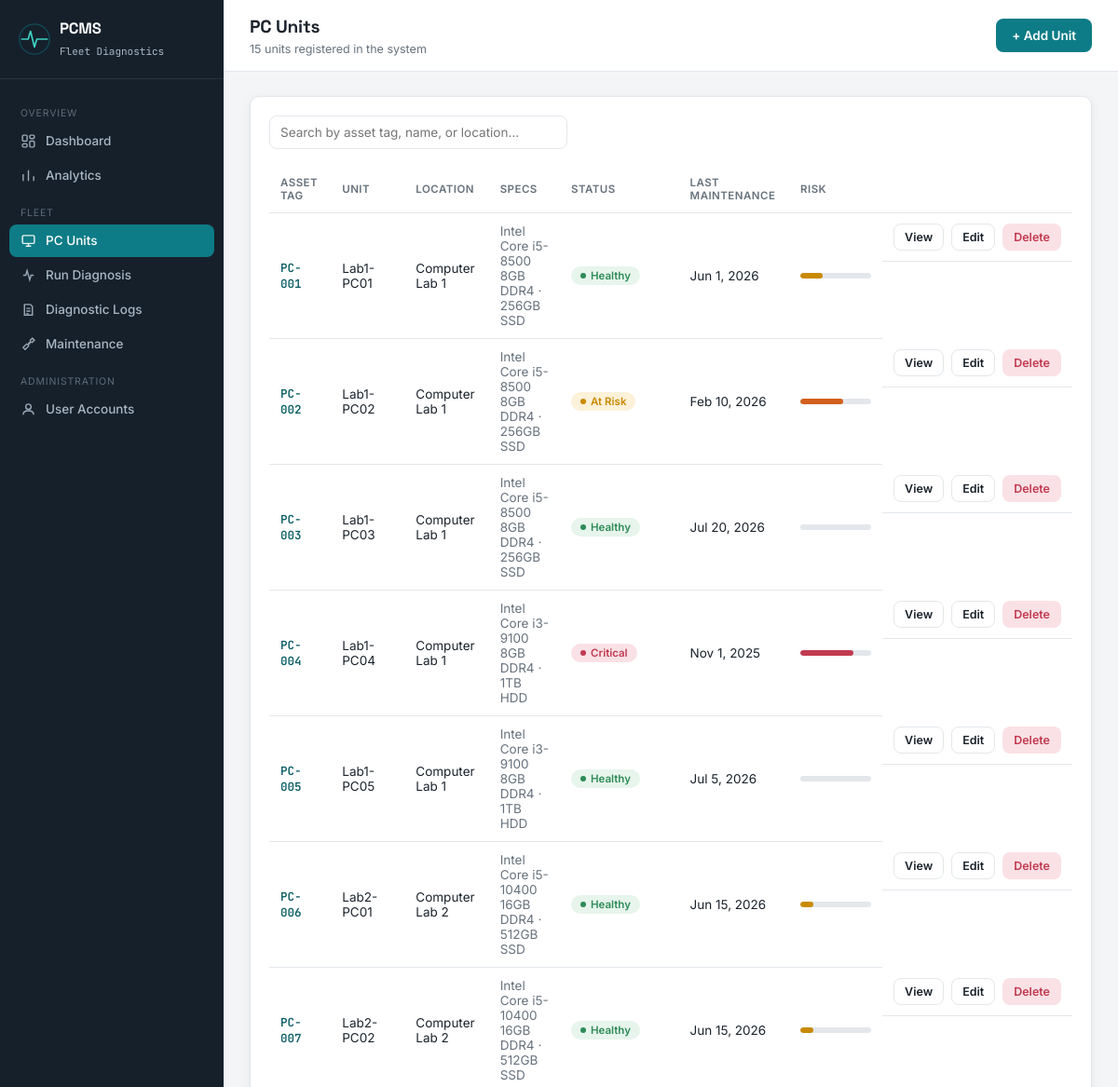
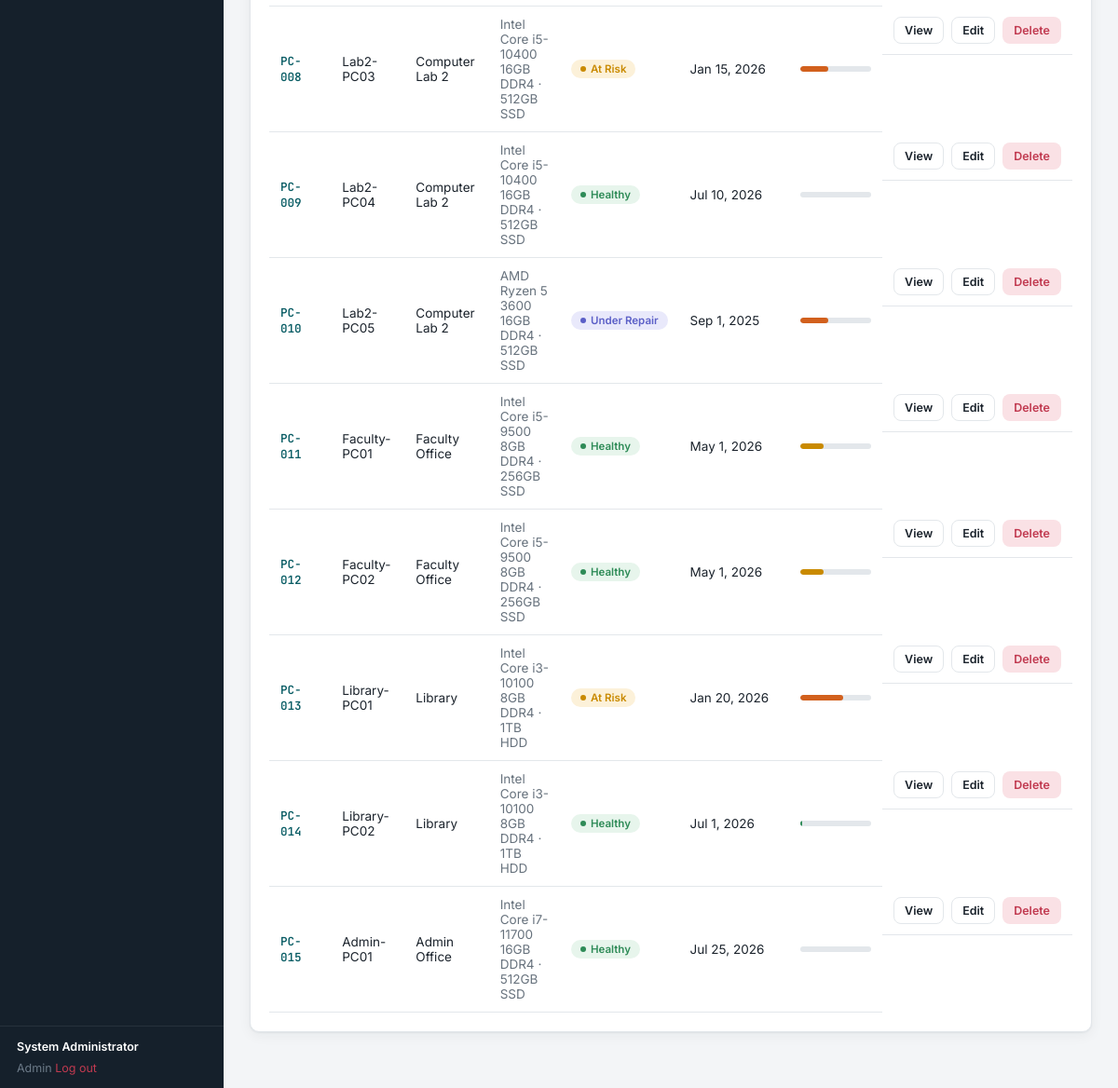
The page /units.php (signed in) on the database its author committed (2 pictures, top to bottom).
### tables this page shows
CREATE TABLE units (
    id INT AUTO_INCREMENT PRIMARY KEY,
    asset_tag VARCHAR(30) NOT NULL UNIQUE,
    unit_name VARCHAR(100) NOT NULL,
    location_id INT NULL,
    cpu VARCHAR(100),
    ram VARCHAR(50),
    storage VARCHAR(100),
    os VARCHAR(50),
    purchase_date DATE NULL,
    status ENUM('healthy','at_risk','critical','under_repair','retired') NOT NULL DEFAULT 'healthy',
    maintenance_interval_days INT NOT NULL DEFAULT 90,
    last_maintenance_date DATE NULL,
    created_at TIMESTAMP DEFAULT CURRENT_TIMESTAMP,
    FOREIGN KEY (location_id) REFERENCES locations(id) ON DELETE SET NULL
);

CREATE TABLE locations (
    id INT AUTO_INCREMENT PRIMARY KEY,
    name VARCHAR(100) NOT NULL
);

### includes/functions.php (called while the page is built, shortened)
<?php
function computeUnitRisk(array $unit, array $openLogs) {
    $score = 0;
    if (!empty($unit['last_maintenance_date'])) {
        $lastDate = new DateTime($unit['last_maintenance_date']);
        $today = new DateTime();
        $daysSince = (int)$today->diff($lastDate)->days;
        $interval = (int)($unit['maintenance_interval_days'] ?: 90);
        $daysOverdue = $daysSince - $interval;
        if ($daysOverdue > 0) {
            $score += min(40, $daysOverdue);
        }
    } else {
        $daysOverdue = 999;
        $score += 40;
    }
    $severityPoints = ['low' => 5, 'medium' => 10, 'high' => 20, 'critical' => 35];
    foreach ($openLogs as $log) {
        $score += $severityPoints[$log['predicted_severity']] ?? 5;
    }
    $score = min(100, $score);
    if ($score >= 70) $level = 'critical';
    elseif ($score >= 40) $level = 'high';
    elseif ($score >= 15) $level = 'medium';
    else $level = 'low';
    return ['score' => $score, 'level' => $level, 'days_overdue' => $daysOverdue ?? 0];
}
function statusBadgeClass($status) {
    return match ($status) {
        'healthy' => 'badge-healthy',
        'at_risk' => 'badge-at-risk',
        'critical' => 'badge-critical',
        'under_repair' => 'badge-repair',
        'retired' => 'badge-retired',
        default => 'badge-healthy',
    };
}
function formatDate($date) {
    return date('M j, Y', strtotime($date));
}
function e($str) {
    return htmlspecialchars($str ?? '', ENT_QUOTES, 'UTF-8');
}

### includes/auth.php (called while the page is built, shortened)
<?php
function currentUser() {
    return [
        'id' => $_SESSION['user_id'] ?? null,
        'username' => $_SESSION['username'] ?? null,
        'full_name' => $_SESSION['full_name'] ?? null,
        'role' => $_SESSION['role'] ?? null,
    ];
}

### units.php (the view, shortened to what this page needs)
<?php
require_once __DIR__ . '/includes/header.php';
$pdo = getDB();
$units = $pdo->query("SELECT u.*, l.name AS location_name FROM units u
                       LEFT JOIN locations l ON l.id = u.location_id
                       ORDER BY u.asset_tag ASC")->fetchAll();
$logsByUnit = [];
foreach ($pdo->query("SELECT * FROM diagnostic_logs WHERE status != 'resolved'") as $l) {
    $logsByUnit[$l['unit_id']][] = $l;
}
?>
<div class="topbar">
    <div>
        <h2>PC Units</h2>
        <div class="subtitle"><?= count($units) ?> units registered in the system</div>
    </div>
    <a href="unit_form.php" class="btn btn-primary">+ Add Unit</a>
</div>
<div class="content">
    <div class="card">
        <div class="page-actions">
            <input type="text" placeholder="Search by asset tag, name, or location…" data-table-filter="#unitsTable" style="max-width:320px;">
        </div>
        <table id="unitsTable">
            <thead>
                <tr><th>Asset Tag</th><th>Unit</th><th>Location</th><th>Specs</th><th>Status</th><th>Last Maintenance</th><th>Risk</th><th></th></tr>
            </thead>
            <tbody>
            <?php foreach ($units as $u):
                $risk = computeUnitRisk($u, $logsByUnit[$u['id']] ?? []);
                $riskVar = $risk['level']==='critical'?'critical':($risk['level']==='high'?'high':($risk['level']==='medium'?'at-risk':'healthy'));
            ?>
                <tr>
                    <td><span class="asset-tag"><?= e($u['asset_tag']) ?></span></td>
                    <td><?= e($u['unit_name']) ?></td>
                    <td><?= e($u['location_name'] ?? '—') ?></td>
                    <td class="text-muted"><?= e($u['cpu']) ?><br><?= e($u['ram']) ?> · <?= e($u['storage']) ?></td>
                    <td><span class="badge <?= statusBadgeClass($u['status']) ?>"><?= e(str_replace('_',' ',$u['status'])) ?></span></td>
                    <td><?= formatDate($u['last_maintenance_date']) ?></td>
                    <td style="width:100px;">
                        <div class="risk-bar-track"><div class="risk-bar-fill" style="width:<?= $risk['score'] ?>%;background:var(--<?= $riskVar ?>);"></div></div>
                    </td>
                    <td class="table-actions">
                        <a href="unit_view.php?id=<?= $u['id'] ?>" class="btn btn-sm btn-outline">View</a>
                        <a href="unit_form.php?id=<?= $u['id'] ?>" class="btn btn-sm btn-outline">Edit</a>
                        <?php if (currentUser()['role'] === 'admin'): ?>
                        <a href="unit_delete.php?id=<?= $u['id'] ?>" class="btn btn-sm btn-danger" data-confirm="Delete unit <?= e($u['asset_tag']) ?>? This also removes its logs and maintenance history.">Delete</a>
                        <?php endif; ?>
                    </td>
                </tr>
            <?php endforeach; ?>
            </tbody>
        </table>
    </div>
</div>
<?php require_once __DIR__ . '/includes/footer.php'; ?>

### assets/css/style.css (style rules this page uses)
:root { --bg: #F3F5F7; --surface: #FFFFFF; --sidebar: #15202B; --sidebar-hover: #1E2C3A; --sidebar-text: #A9B7C4; --sidebar-text-active: #FFFFFF; --primary: #0E7C86; --primary-dark: #0A5D65; --primary-light: #E4F3F3; --text: #1B232C; --text-muted: #67727D; --border: #E3E7EB; --healthy: #2E8B57; --healthy-bg: #E7F5EC; --at-risk: #C98A00; --at-risk-bg: #FCF1D9; --high: #D2601D; --high-bg: #FBE7D8; --critical: #C13A50; --critical-bg: #FAE1E5; --repair: #5B5FC7; --repair-bg: #E9E9FB; --retired: #8A94A0; --retired-bg: #EBEDEF; --radius: 10px; --shadow: 0 1px 2px rgba(21,32,43,0.06), 0 4px 14px rgba(21,32,43,0.05); --font-display: 'Space Grotesk', sans-serif; --font-body: 'Inter', sans-serif; --font-mono: 'JetBrains Mono', monospace; }
* { box-sizing: border-box; }
html, body { margin: 0; padding: 0; background: var(--bg); color: var(--text); font-family: var(--font-body); font-size: 14.5px; -webkit-font-smoothing: antialiased; }
h1, h2, h3, h4 { font-family: var(--font-display); margin: 0 0 4px; letter-spacing: -0.01em; }
a { color: inherit; text-decoration: none; }
.topbar { background: var(--surface); border-bottom: 1px solid var(--border); padding: 16px 28px; display: flex; align-items: center; justify-content: space-between; }
.topbar h2 { font-size: 19px; }
.topbar .subtitle { color: var(--text-muted); font-size: 12.5px; margin-top: 2px; }
.content { padding: 26px 28px 60px; }
.card { background: var(--surface); border: 1px solid var(--border); border-radius: var(--radius); box-shadow: var(--shadow); padding: 20px; }
.badge { display: inline-flex; align-items: center; gap: 5px; padding: 3px 10px; border-radius: 100px; font-size: 11.5px; font-weight: 600; text-transform: capitalize; white-space: nowrap; }
.badge::before { content: ''; width: 6px; height: 6px; border-radius: 50%; background: currentColor; }
.badge-healthy { background: var(--healthy-bg); color: var(--healthy); }
.badge-at-risk { background: var(--at-risk-bg); color: var(--at-risk); }
.badge-critical { background: var(--critical-bg); color: var(--critical); }
.badge-repair { background: var(--repair-bg); color: var(--repair); }
.btn { display: inline-flex; align-items: center; gap: 7px; padding: 9px 16px; border-radius: 8px; border: 1px solid transparent; font-family: var(--font-body); font-size: 13.5px; font-weight: 600; cursor: pointer; transition: transform .08s ease, background .12s ease; }
.btn-primary { background: var(--primary); color: #fff; }
.btn-outline { background: transparent; border-color: var(--border); color: var(--text); }
.btn-danger { background: var(--critical-bg); color: var(--critical); }
.btn-sm { padding: 6px 11px; font-size: 12.5px; }
input[type=text], input[type=date], input[type=password], input[type=number], select, textarea { width: 100%; padding: 9px 11px; border: 1px solid var(--border); border-radius: 8px; font-family: var(--font-body); font-size: 13.5px; background: #fff; color: var(--text); }
table { width: 100%; border-collapse: collapse; }
th, td { text-align: left; padding: 11px 12px; font-size: 13.5px; border-bottom: 1px solid var(--border); }
th { color: var(--text-muted); font-weight: 600; font-size: 11.5px; text-transform: uppercase; letter-spacing: .04em; }
.asset-tag { font-family: var(--font-mono); font-size: 12.5px; color: var(--primary-dark); font-weight: 600; }
.table-actions { display: flex; gap: 8px; }
.risk-bar-track { width: 100%; height: 6px; border-radius: 4px; background: var(--border); overflow: hidden; }
.risk-bar-fill { height: 100%; border-radius: 4px; }
.page-actions { display: flex; justify-content: space-between; align-items: center; margin-bottom: 18px; }
.text-muted { color: var(--text-muted); }

### rows shown on the page
units: asset_tag "PC-001", unit_name "Lab1-PC01", location.name "Computer Lab 1", cpu "Intel Core i5-8500", ram "8GB DDR4", storage "256GB SSD", status "Healthy", last_maintenance_date "Jun 1, 2026", $risk['score'] 32 (drawn)
units: asset_tag "PC-002", unit_name "Lab1-PC02", location.name "Computer Lab 1", cpu "Intel Core i5-8500", ram "8GB DDR4", storage "256GB SSD", status "At Risk", last_maintenance_date "Feb 10, 2026", $risk['score'] 60 (drawn)
units: asset_tag "PC-003", unit_name "Lab1-PC03", location.name "Computer Lab 1", cpu "Intel Core i5-8500", ram "8GB DDR4", storage "256GB SSD", status "Healthy", last_maintenance_date "Jul 20, 2026"
units: asset_tag "PC-004", unit_name "Lab1-PC04", location.name "Computer Lab 1", cpu "Intel Core i3-9100", ram "8GB DDR4", storage "1TB HDD", status "Critical", last_maintenance_date "Nov 1, 2025", $risk['score'] 75 (drawn)
units: asset_tag "PC-005", unit_name "Lab1-PC05", location.name "Computer Lab 1", cpu "Intel Core i3-9100", ram "8GB DDR4", storage "1TB HDD", status "Healthy", last_maintenance_date "Jul 5, 2026"
units: asset_tag "PC-006", unit_name "Lab2-PC01", location.name "Computer Lab 2", cpu "Intel Core i5-10400", ram "16GB DDR4", storage "512GB SSD", status "Healthy", last_maintenance_date "Jun 15, 2026", $risk['score'] 18 (drawn)
units: asset_tag "PC-007", unit_name "Lab2-PC02", location.name "Computer Lab 2", cpu "Intel Core i5-10400", ram "16GB DDR4", storage "512GB SSD", status "Healthy", last_maintenance_date "Jun 15, 2026", $risk['score'] 18 (drawn)
units: asset_tag "PC-008", unit_name "Lab2-PC03", location.name "Computer Lab 2", cpu "Intel Core i5-10400", ram "16GB DDR4", storage "512GB SSD", status "At Risk", last_maintenance_date "Jan 15, 2026", $risk['score'] 40 (drawn)
units: asset_tag "PC-009", unit_name "Lab2-PC04", location.name "Computer Lab 2", cpu "Intel Core i5-10400", ram "16GB DDR4", storage "512GB SSD", status "Healthy", last_maintenance_date "Jul 10, 2026"
units: asset_tag "PC-010", unit_name "Lab2-PC05", location.name "Computer Lab 2", cpu "AMD Ryzen 5 3600", ram "16GB DDR4", storage "512GB SSD", status "Under Repair", last_maintenance_date "Sep 1, 2025", $risk['score'] 40 (drawn)
units: asset_tag "PC-011", unit_name "Faculty-PC01", location.name "Faculty Office", cpu "Intel Core i5-9500", ram "8GB DDR4", storage "256GB SSD", status "Healthy", last_maintenance_date "May 1, 2026", $risk['score'] 33 (drawn)
units: asset_tag "PC-012", unit_name "Faculty-PC02", location.name "Faculty Office", cpu "Intel Core i5-9500", ram "8GB DDR4", storage "256GB SSD", status "Healthy", last_maintenance_date "May 1, 2026", $risk['score'] 33 (drawn)
units: asset_tag "PC-013", unit_name "Library-PC01", location.name "Library", cpu "Intel Core i3-10100", ram "8GB DDR4", storage "1TB HDD", status "At Risk", last_maintenance_date "Jan 20, 2026", $risk['score'] 60 (drawn)
units: asset_tag "PC-014", unit_name "Library-PC02", location.name "Library", cpu "Intel Core i3-10100", ram "8GB DDR4", storage "1TB HDD", status "Healthy", last_maintenance_date "Jul 1, 2026"
units: asset_tag "PC-015", unit_name "Admin-PC01", location.name "Admin Office", cpu "Intel Core i7-11700", ram "16GB DDR4", storage "512GB SSD", status "Healthy", last_maintenance_date "Jul 25, 2026"

### other values the page prints
$user['full_name'] "System Administrator"
$user['role'] "Admin"
count($units) "15"
